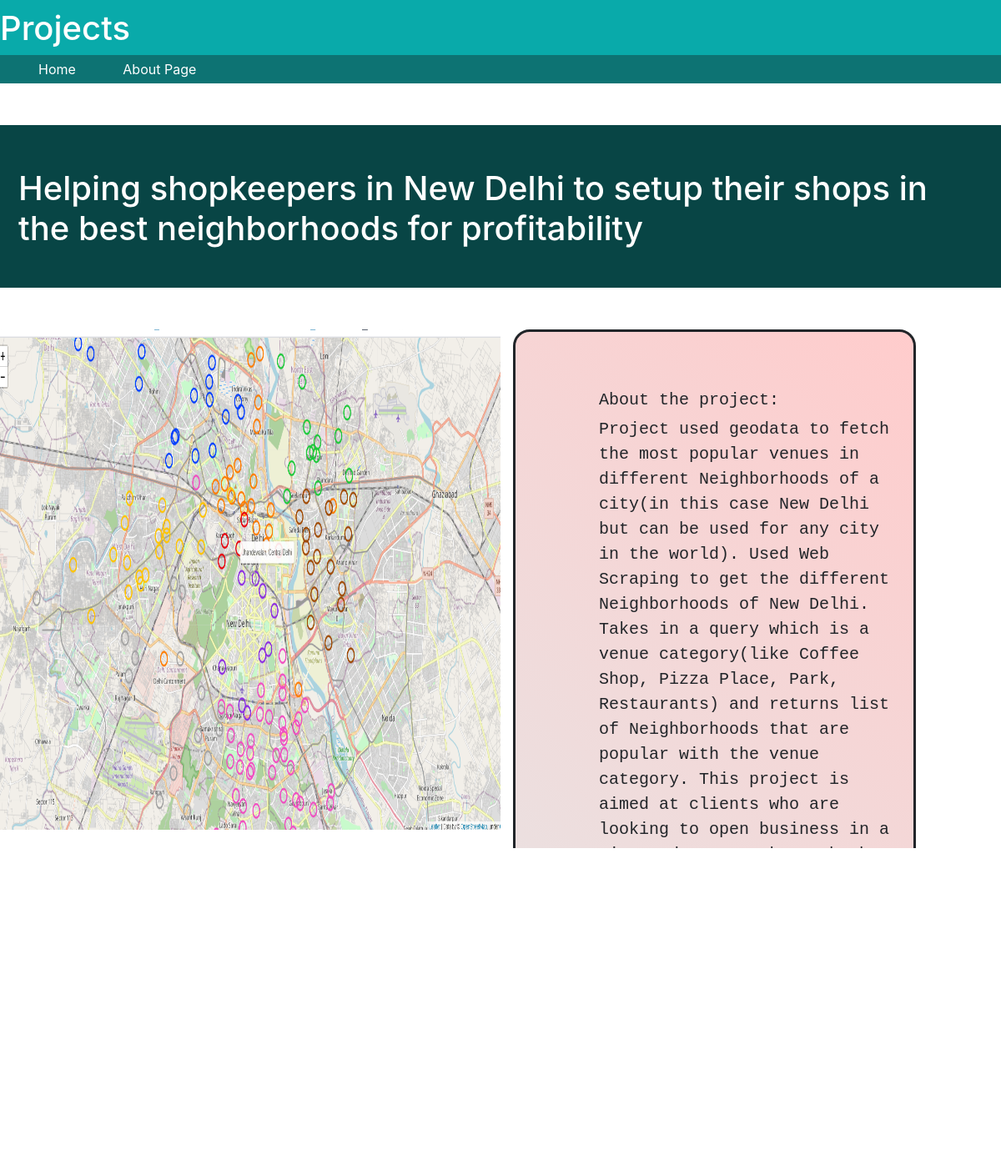
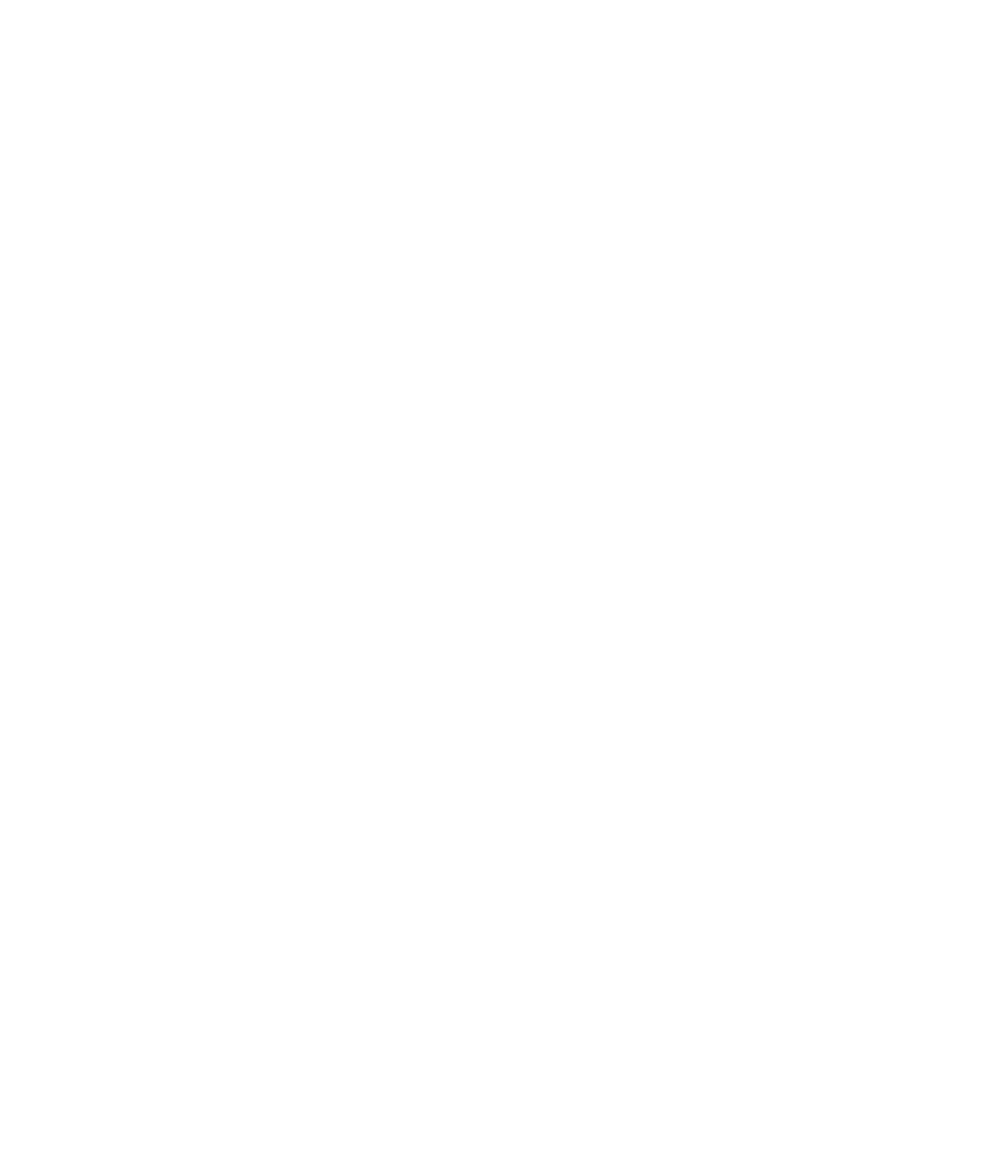
/post/5/, run on the app's committed database (2 pictures, top to bottom).
### post/models.py (models this page shows, shortened)
class Project(models.Model):
	title = models.CharField(max_length = 200)
	description = models.TextField()
	technology = models.CharField(max_length = 250)
	image = models.ImageField(upload_to = 'images/')

### post/views.py (the view)
# urls.py: path('post/<int:pk>/', views.project_detail, name = 'project_detail')
def project_detail(request, pk):
	project = Project.objects.get(id = pk)
	context = {'project' : project}
	return render(request, 'post/project_detail.html', context)

### post/templates/post/project_detail.html (shortened to what this page needs)
{% extends 'base.html' %}
{% load static}
{% block content %}
<div class = "title-box">
<div class = "project-detail-title">
	<h1> {{project.title }}</h1>
</div>
</div>
<div class = "row">
	<div class = "col-md-6">
		<img src = "{{ project.image.url }}" width = "600px" height = "600px" alt = "">
	</div>
	<div class = "col-md-5">
		<div class = "detail-card">
			<div class = "detail-card-contents">
				<h5>About the project:</h5>
				<p> {{ project.description }}</p>
				<br>
				<p> {{ project.technology }}</p>
			</div>
		</div>
	</div>
</div>

### static/base.css (style rules this page uses)
.detail-card { border-style: solid; border-radius: 20px; background: linear-gradient(45deg, #CCFFFF, #FFCCCC) }
.detail-card-contents { margin: auto; font-family: monospace; font-size: 20px; padding: 70px 10px 10px 100px }
.project-detail-title { margin: 50px 2px 45px 20px; width: 95%; }
.title-box { margin: 50px 0px 50px 0px; padding: 2px; background-color: hsl(180, 80%, 15%); color: white; }

### data on the page
Project: title "Helping shopkeepers in New Delhi to setup their shops in the best neighborhoods for profitability", image (picture), description "Project used geodata to fetch the most popular venues in different Neighborhoods of a city(in this case New Delhi but can be used for any city in the world). Used Web Scraping to get the different Neighborhoods of New Delhi. Takes in a query which is a venue category(like Coffee Shop, Pizza Place, Park, Restaurants) and returns list of Neighborhoods that are popular with the venue category. This project is aimed at clients who are looking to open business in a city and want to know the best areas to open a business for a particular kind of shop or consumers who wanted to know different Neighborhoods that are popular for pizzas where they can eat varieties of pizzas from a dozen different…"
